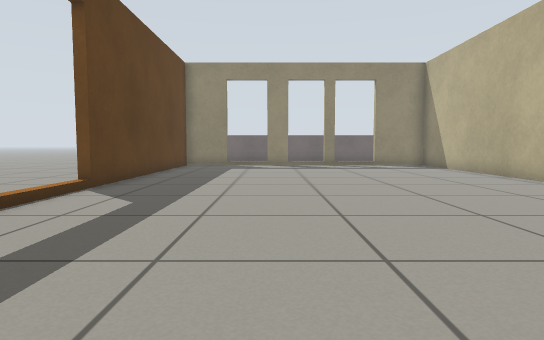
view 1 (above)

21 first-person views from a walk through a robot-simulator world made for Gazebo. The camera is 0.5 m above the floor, tilts 4° down and sees 75° across. The floor is counted in squares, 0.5 m on a side. Each view is taken from the middle of a square. On the plan, view 1 faces up. The plan holds only what a view shows up to about 13 squares ahead; the rest is blank. Gazebo's built-in surfaces are drawn with simple patterns.

view 2
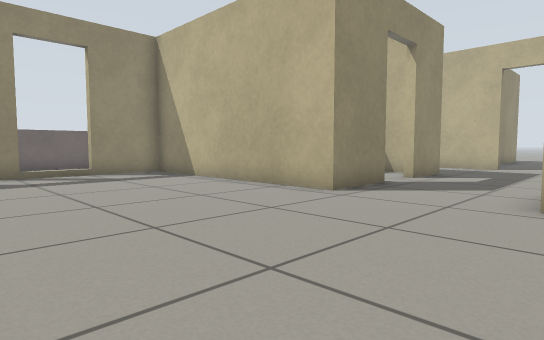

view 3
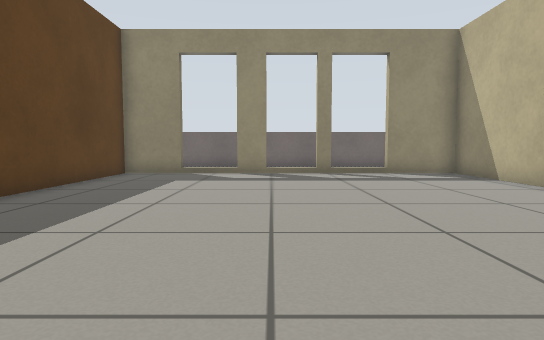

view 4
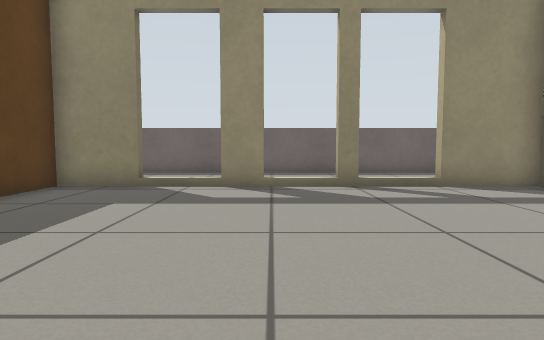

view 5
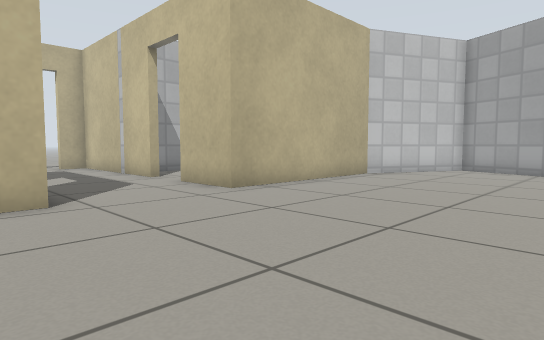

view 6
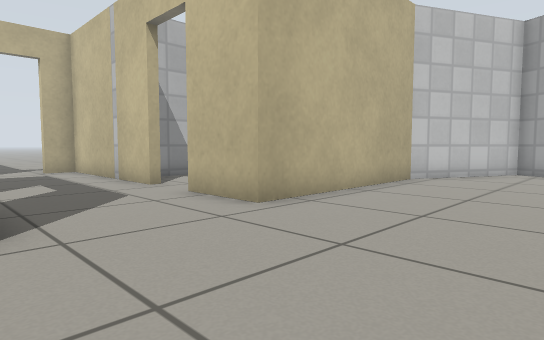

view 7
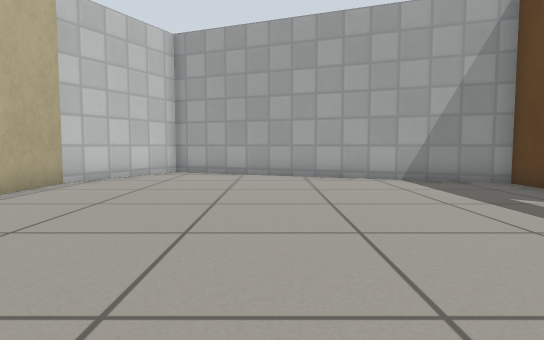

view 8
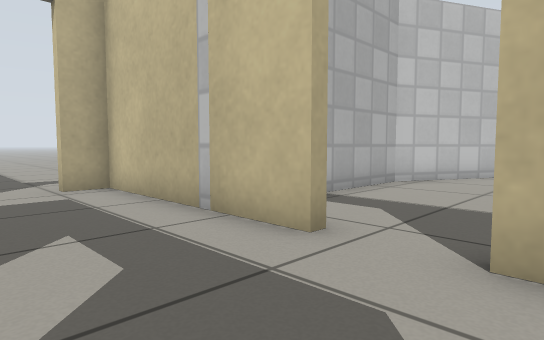

view 9
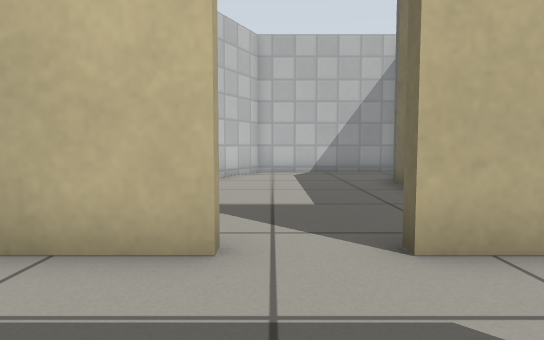

view 10
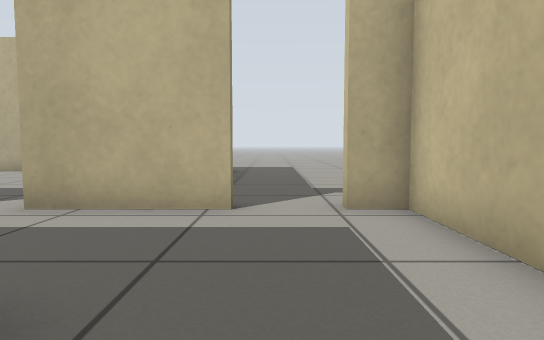

view 11
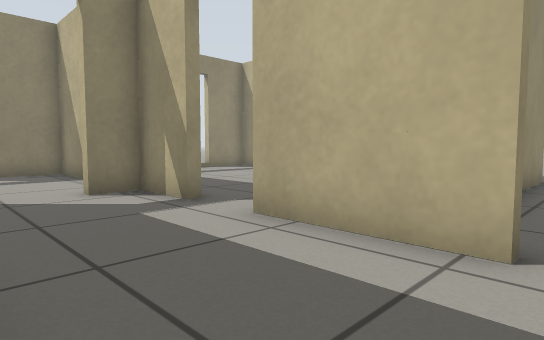

view 12
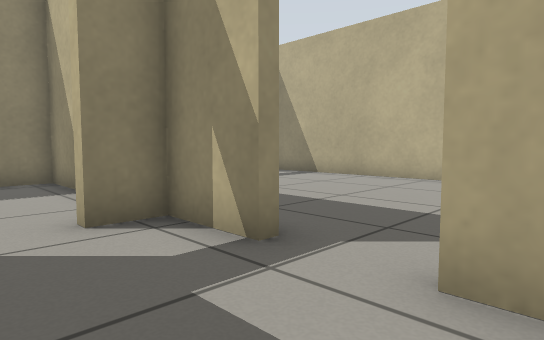

view 13
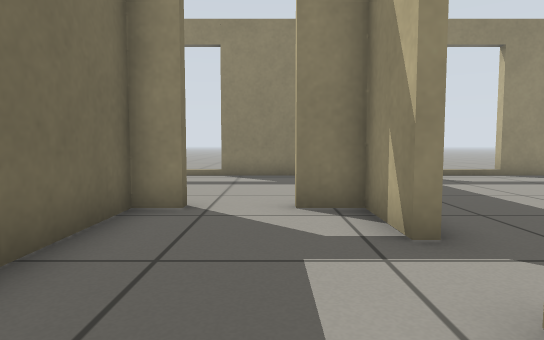

view 14
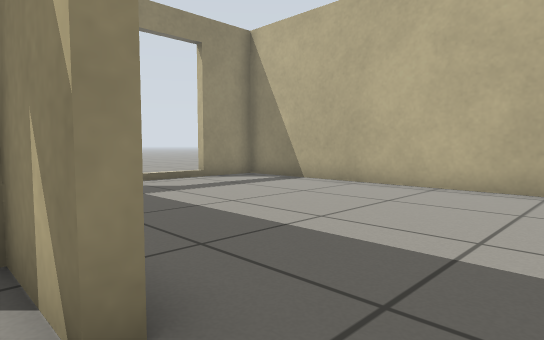

view 15
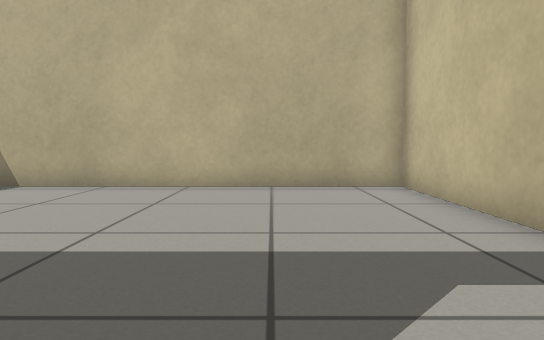

view 16
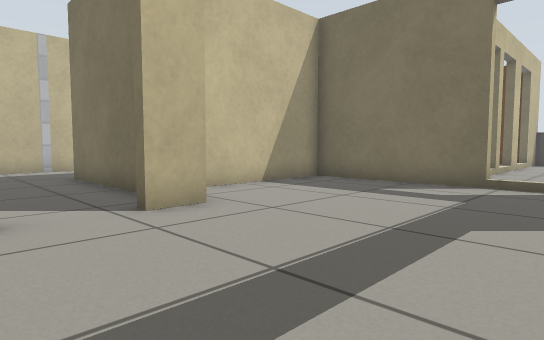

view 17
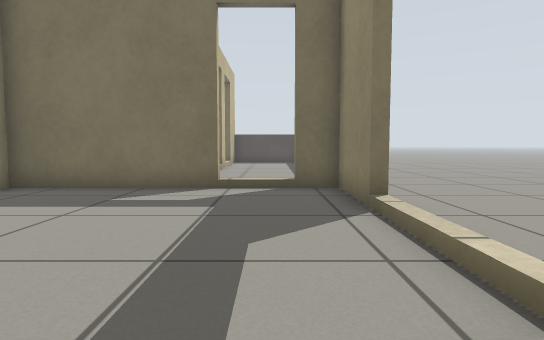

view 18
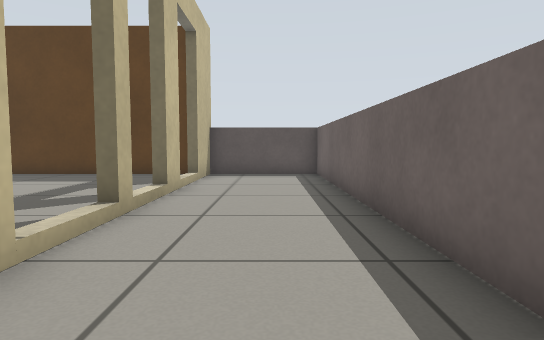

view 19
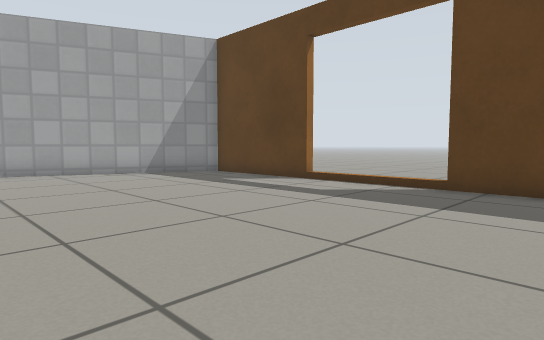

view 20
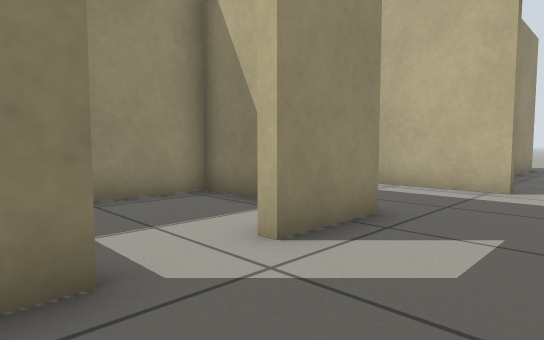

view 21
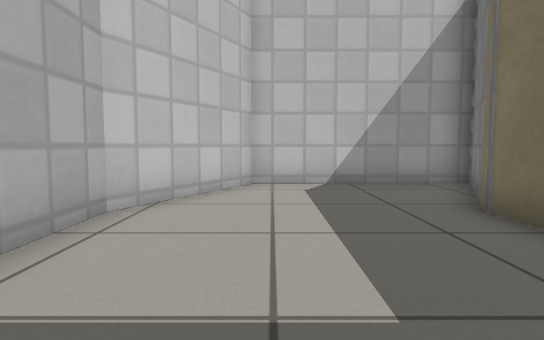

### Floor plan
Points are (right, up) in squares from view 1. A wall is a line through its corners. A room is listed if a view was taken in it or the views show most of it. See-through windows are left out.
Room 1 (views 1, 2, 3, 4, 5, 6, 7, 8, 9, 10, 11, 12, 13, 14, 15, 19, 20)
walls: (9.9, 9.6) (7.5, 9.6) (7.5, 17.6) (5, 17.6); (3.5, 17.6) (2.5, 17.6); (2.5, 17.9) (3.2, 17.9); (0.9, 17.6) (-0.5, 17.6); (11.5, 5.9) (17.5, 5.9) (17.5, 6.8); (-0.2, 17.9) (0.9, 17.9); (-2.1, 17.6) (-4.2, 17.6) (-4.2, 8.2); (-4.2, 4.5) (-4.2, -0.2) (5.5, -4.1) (7.5, -0.2) (7.5, 5.9) (9.8, 5.9); (13.8, 15.6) (13.8, 9.6) (11.6, 9.6); (-4.5, 17.9) (-2.1, 17.9); (17.5, 8.6) (17.5, 11.9); (17.5, 13.7) (17.5, 15.6) (16.4, 15.6)
low walls: (6.9, 21.6) (-4.2, 21.6) (-4.2, 17.9)
ways out: opening at (6.5, 19.5) to room 2; open door at (15.5, 16) to room 2; open door at (10.5, 6) to room 3; open door at (18, 12.5) to room 4; open door at (10.5, 10) to room 5; opening at (-4, 6.5); open door at (18, 7.5)
Room 2 (views 16, 17, 18)
walls: (10.5, 21.6) (7.8, 21.6) (7.8, 20.5); (13.4, 15.9) (14.6, 15.9); (7.4, 18.7) (7.8, 18.7) (7.8, 13.9) (12.1, 13.9); (17.5, 19.4) (17.5, 21.6) (14.2, 21.6)
ways out: opening at (6.5, 19.5) to room 1; open door at (15.5, 16) to room 1; opening at (12.5, 22)
Room 3 (view 21)
walls: (7.8, 0.9) (7.8, -0.3) (5.9, -4.1) (11.5, -4.1) (13.5, -0.2) (13.5, 4.6)
ways out: open door at (10.5, 6) to room 1
Room 4 (no view inside)
walls: (21, 9.9) (25.5, 9.9) (25.5, 21.6) (23.4, 21.6)
ways out: open door at (18, 12.5) to room 1; opening at (21.5, 22)
Room 5 (no view inside)
walls: (13.5, 10.6) (13.5, 13.7) (11.1, 13.7)
ways out: open door at (10.5, 10) to room 1

Positions as (right, up) in squares from view 1, and headings:
1: (0, 0), facing up
2: (1, 5), facing up-right
3: (1, 5), facing up
4: (1, 9), facing up
5: (1, 11), facing down-right
6: (3, 10), facing down-right
7: (2, 9), facing down
8: (9, 9), facing down-right
9: (11, 9), facing down
10: (12, 8), facing right
11: (14, 8), facing up-right
12: (15, 11), facing up-right
13: (16, 10), facing up
14: (17, 12), facing up-right
15: (17, 13), facing right
16: (17, 21), facing down-left
17: (16, 20), facing left
18: (8, 20), facing left
19: (4, 11), facing down-left
20: (9, 7), facing up-right
21: (11, 5), facing down
